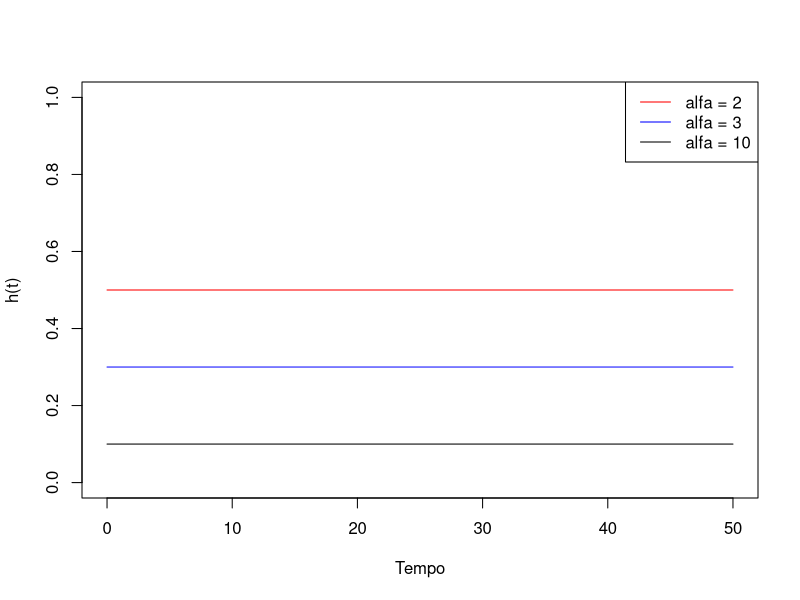
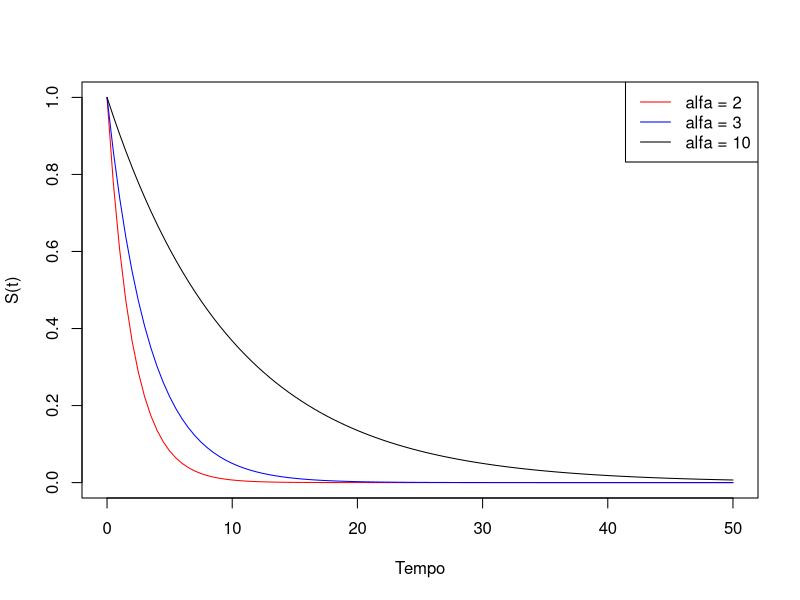
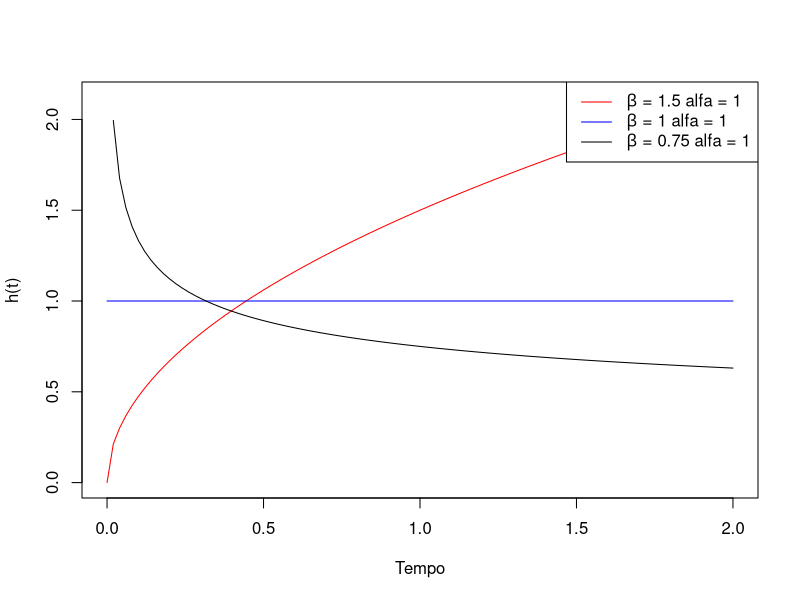
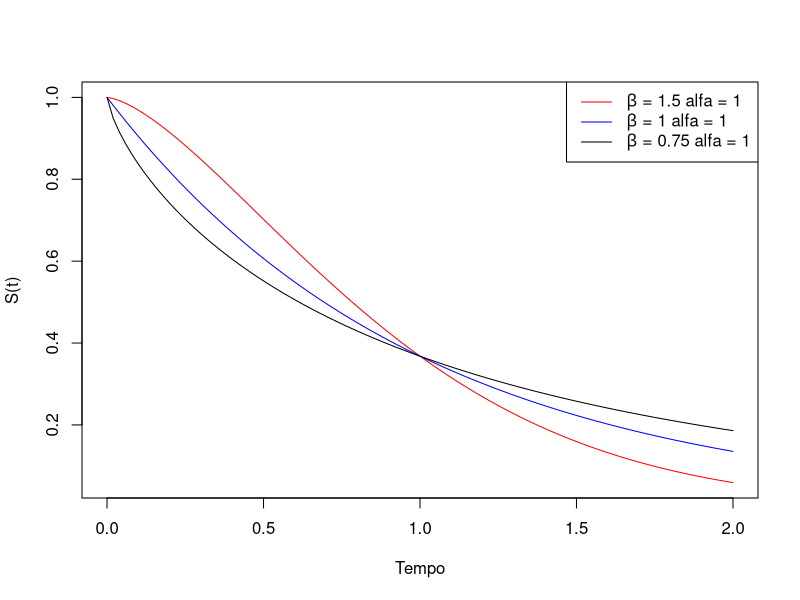
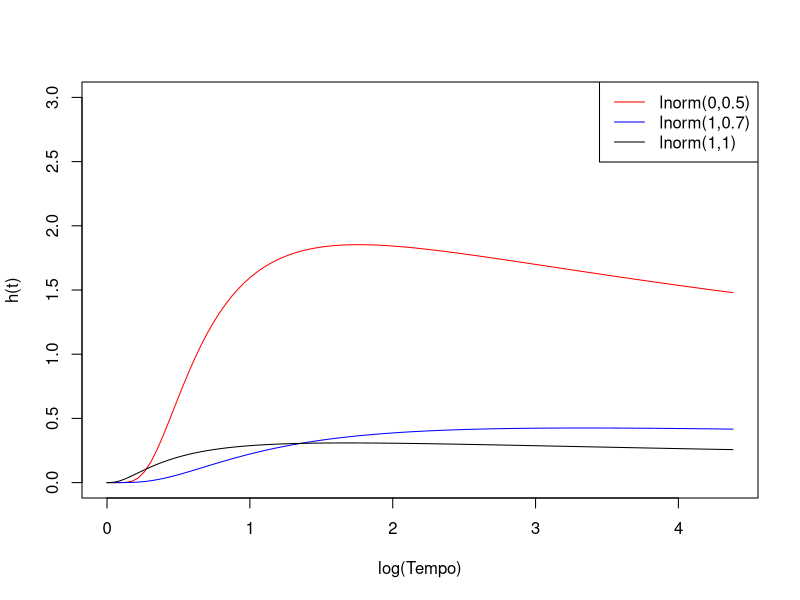
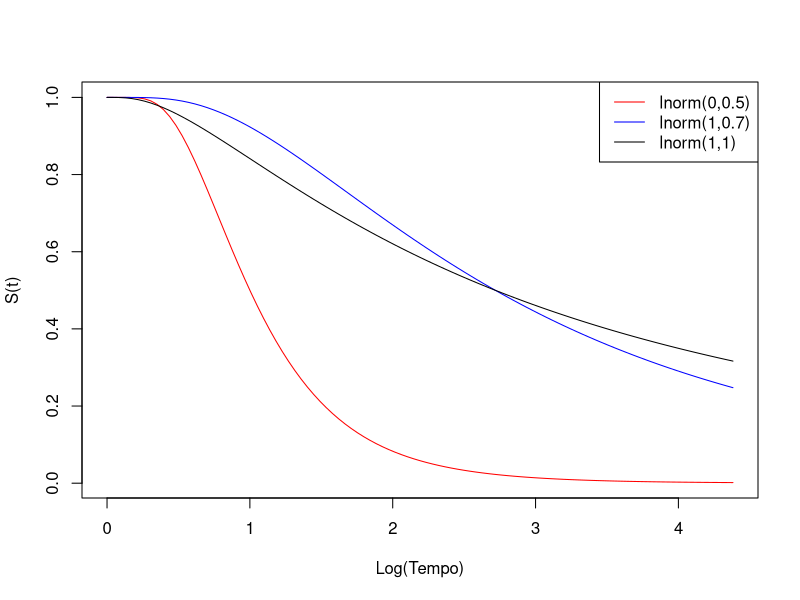
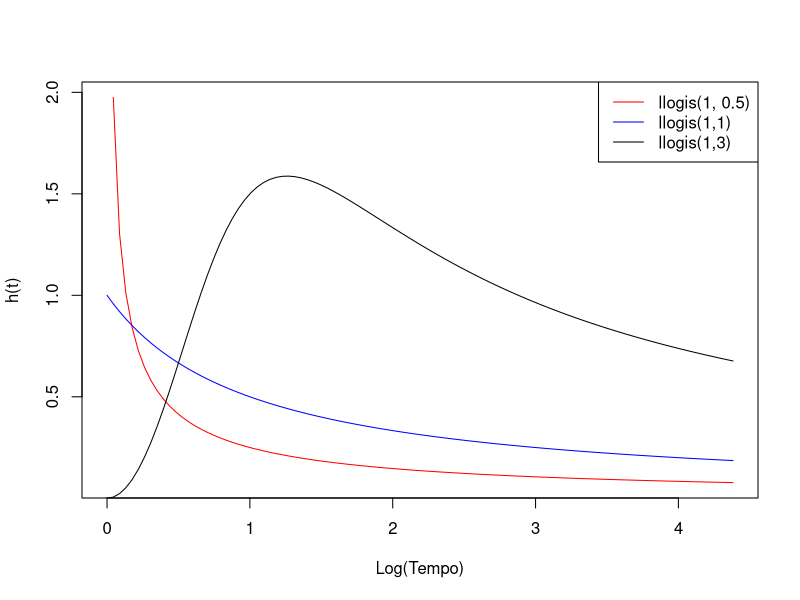
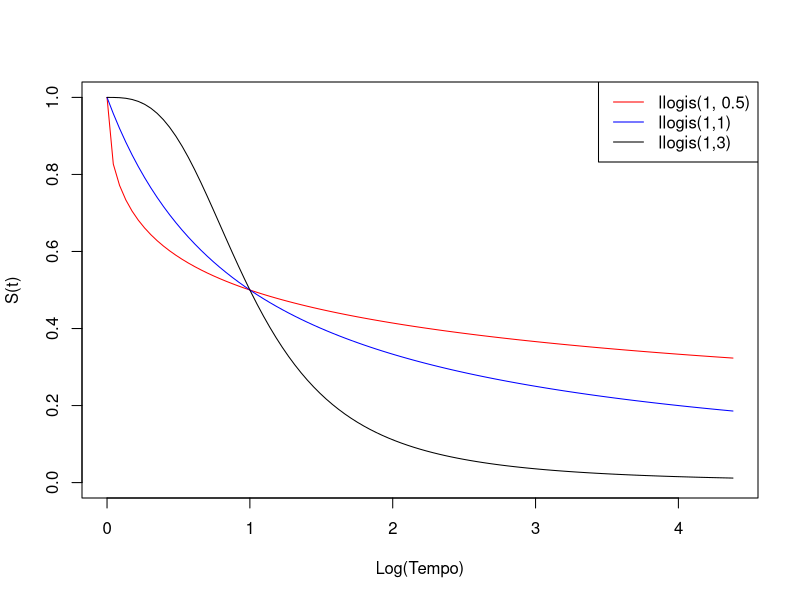

Recreate these plots in R, in order.
## ---- chunk 1
#| echo: true

expHaz <- function(x, rate) { 
  dexp(x, rate=rate)/
    pexp(x, rate=rate, lower.tail=F)
}
curve(expHaz(x, rate=0.5), from=0, to=50,
      ylab="h(t)", xlab="Tempo", 
      col="red", ylim=c(0,1))
curve(expHaz(x, rate=0.3), from=0, to=50, 
      ylab="h(t)", xlab="Tempo",
      col="blue", add = T)
curve(expHaz(x, rate=0.1), from=0, to=50,
      ylab="h(t)", xlab="Tempo", 
      col="black", add=T)
legend("topright", 
       legend = c(expression(paste(alfa, " = ", 2)),
                  expression(paste(alfa, " = ", 3)),
                  expression(paste(alfa, " = ", 10))),
                   lty=1, col = c("red","blue","black"))
## ---- chunk 2
#| echo: true
expSurv <- function(x, rate) { 
  pexp(x, rate=rate, lower.tail=F)
}
curve(expSurv(x, rate=0.5), from=0, to=50,
      ylab="S(t)", xlab="Tempo", col="red")
curve(expSurv(x, rate=0.3), from=0, to=50,
      ylab="S(t)", xlab="Tempo", col="blue", add=T)
curve(expSurv(x, rate=0.1), from=0, to=50,
      ylab="S(t)", xlab="Tempo", col="black", add=T)
legend("topright", 
       legend = c(expression(paste(alfa, " = ", 2)),
                  expression(paste(alfa, " = ", 3)),
                  expression(paste(alfa, " = ", 10))),
       lty=1, col = c("red","blue","black"))
## ---- chunk 3
#| echo: true
weibHaz <- function(x, shape, scale) { 
  dweibull(x, shape=shape, scale=scale)/
  pweibull(x, shape=shape, scale=scale,
           lower.tail=F)
}
curve(weibHaz(x, shape=1.5, scale=1), 
      from=0, to=2,
      ylab="h(t)", xlab="Tempo", col="red")
curve(weibHaz(x, shape=1, scale=1), 
      from=0, to=2, 
      ylab="h(t)", xlab="Tempo", col="blue", 
      add = T)
curve(weibHaz(x, shape=0.75, scale=1), 
      from=0, to=2,
      ylab="h(t)", xlab="Tempo", col="black", 
      add=T)
legend("topright", 
   legend = c(expression(paste(beta, " = ", 1.5," ",
                                   alfa, " = ", 1)),
              expression(paste(beta, " = ", 1," ",
                                    alfa, " = ", 1)),
              expression(paste(beta, " = ", 0.75," ",
                                    alfa, " = ", 1))),
       lty=1, col = c("red","blue","black"))
## ---- chunk 4
#| echo: true
weibSurv <- function(x, shape, scale) {
  pweibull(x, shape=shape, scale=scale,
           lower.tail=F)
}
curve(weibSurv(x, shape=1.5, scale=1), from=0, to=2,
      ylab="S(t)", xlab="Tempo", col="red")
curve(weibSurv(x, shape=1, scale=1), from=0, to=2,
      ylab="S(t)", xlab="Tempo", col="blue", add=T)
curve(weibSurv(x, shape=0.75, scale=1), from=0, to=2,
      ylab="S(t)", xlab="Tempo", col="black", add=T)
legend("topright", 
       legend = c(expression(paste(beta, " = ", 1.5," ",
                                       alfa, " = ", 1)),
                  expression(paste(beta, " = ", 1," ",
                                       alfa, " = ", 1)),
         expression(paste(beta, " = ", 0.75," ",
                                      alfa, " = ", 1))),
       lty=1, col = c("red","blue","black"))
## ---- chunk 5
#| echo: true
logHaz <- function(x, meanlog, sdlog) {
  dlnorm(x, meanlog=meanlog, sdlog=sdlog)/
  plnorm(x, meanlog=meanlog, sdlog=sdlog, 
         lower.tail=F)
}
curve(logHaz(x, meanlog=0, sdlog=0.5), from=0, to=log(80),
      ylab="h(t)", xlab="log(Tempo)", 
      col="red", ylim=c(0,3.0))
curve(logHaz(x, meanlog=1, sdlog=0.7), from=0, to=log(80),
      ylab="h(t)", xlab="Log(Tempo)", 
      col="blue", add=T)
curve(logHaz(x, meanlog=1, sdlog=1.0), from=0, to=log(80),
      ylab="h(t)", xlab="Log(Tempo)", 
      col="black", add=T)
legend("topright", c("lnorm(0,0.5)", "lnorm(1,0.7)", 
                     "lnorm(1,1)"), lty=1, 
       col = c("red","blue","black"))
## ---- chunk 6
#| echo: true
logSurv <- function(x, meanlog, sdlog) {
  plnorm(x, meanlog=meanlog, sdlog=sdlog, 
         lower.tail=F)
}
curve(logSurv(x, meanlog=0, sdlog=0.5), 
      from=0, to=log(80),
      ylab="S(t)", xlab="Log(Tempo)",
      col="red")
curve(logSurv(x, meanlog=1, sdlog=0.7), 
      from=0, to=log(80),
      ylab="S(t)", xlab="Log(Tempo)", 
      col="blue", add=T)
curve(logSurv(x, meanlog=1, sdlog=1.0),
      from=0, to=log(80),
      ylab="S(t)", xlab="Log(Tempo)",
      col="black", add=T)
legend("topright", c("lnorm(0,0.5)", 
                     "lnorm(1,0.7)", 
                     "lnorm(1,1)"),
       lty=1, col = c("red","blue","black"))
## ---- chunk 7
#| echo: true

llogisHaz <- function(x, alfa, beta) {
  haz <- beta/alfa*(x/alfa)^(beta-1)/(1+(x/alfa)^beta)  
}
curve(llogisHaz(x, alfa=1, beta=0.5), from=0, to=log(80),
      ylab="h(t)", xlab="Log(Tempo)", col="red")
curve(llogisHaz(x, alfa=1., beta=1), from=0, to=log(80),
      ylab="h(t)", xlab="Log(Tempo)", col="blue", add=T)
curve(llogisHaz(x, alfa=1., beta=3), from=0, to=log(80),
      ylab="h(t)", xlab="Log(Tempo)", col="black", add=T)
legend("topright", c("llogis(1, 0.5)", "llogis(1,1)",
                     "llogis(1,3)"),
       lty=1, col = c("red","blue","black"))
## ---- chunk 8
#| echo: true


llogisSurv <- function(x, alfa, beta) {
          surv <- 1/(1+(x/alfa)^beta)  
}
curve(llogisSurv(x, alfa=1, beta=0.5), 
      from=0, to=log(80),
      ylab="S(t)", xlab="Log(Tempo)", 
      col="red", ylim=c(0,1))
curve(llogisSurv(x, alfa=1, beta=1), 
      from=0, to=log(80),
      ylab="S(t)", xlab="Log(Tempo)", 
      col="blue", add=T)
curve(llogisSurv(x, alfa=1, beta=3), 
      from=0, to=log(80),
      ylab="S(t)", xlab="Log(Tempo)", 
      col="black", add=T)
legend("topright", c("llogis(1, 0.5)", 
                     "llogis(1,1)", 
                     "llogis(1,3)"),
       lty=1, col = c("red","blue","black"))
